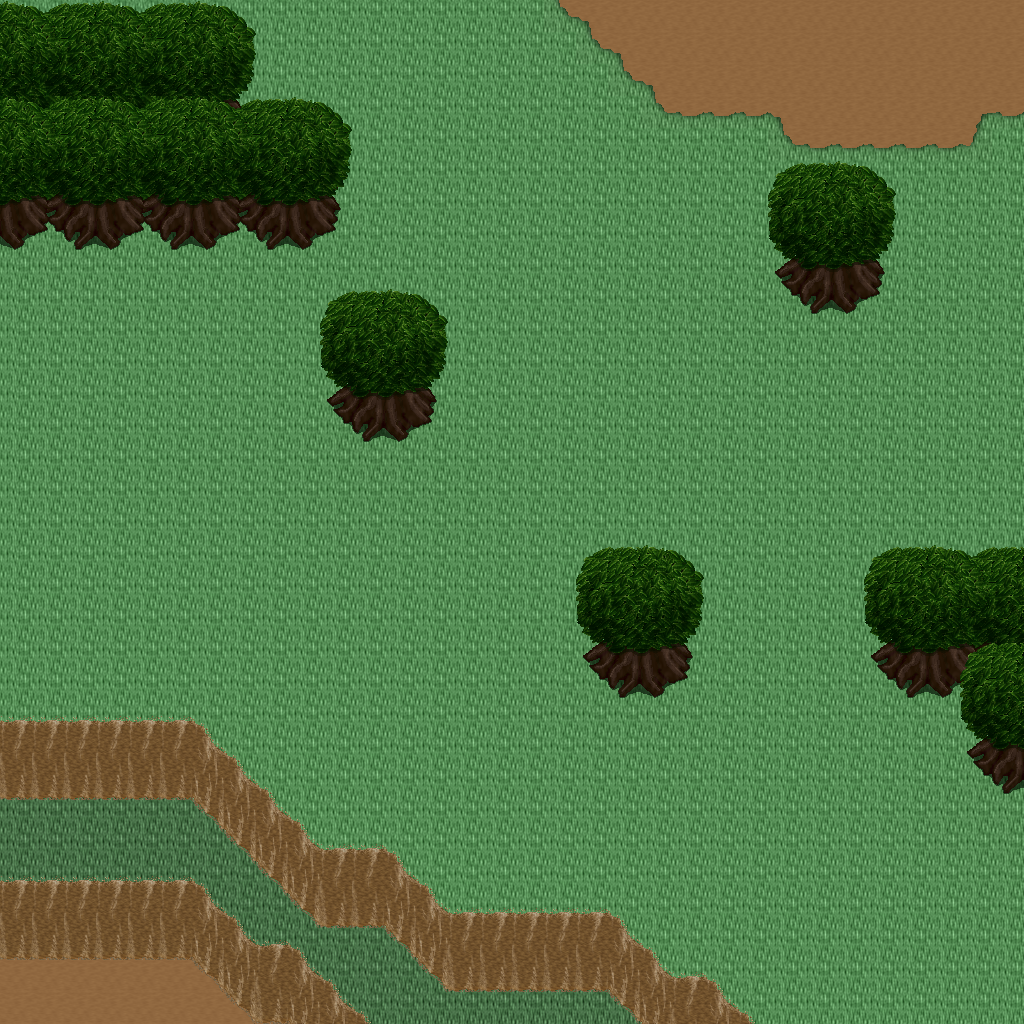

Tiled map render using the project's own tile images. Description and the map definition, with tile-layer contents summarised, below:
An orthogonal 32x32 tile map with 32x32 px tiles, 5 tile layers (Ground, Objects, Objects2, Above, ...), 1 hidden layer not drawn, 21 tilesets.

<map version="1.10" tiledversion="1.11.0" orientation="orthogonal" renderorder="right-down" width="32" height="32" tilewidth="32" tileheight="32" infinite="0" nextlayerid="11" nextobjectid="1">
 <tileset firstgid="1" name="logic_collision" tilewidth="32" tileheight="32" tilecount="1" columns="1">
  <image source="../drawable/logic_collision.png" width="32" height="32" />
 </tileset>
 <tileset firstgid="2" name="ground_ground" tilewidth="32" tileheight="32" tilecount="33" columns="3">
  <image source="../drawable/ground_ground.png" width="96" height="352" />
 </tileset>
 <tileset firstgid="35" name="building_castle" tilewidth="32" tileheight="32" tilecount="320" columns="20">
  <image source="../drawable/building_castle.png" width="640" height="512" />
 </tileset>
 <tileset firstgid="355" name="ground_water_pool" tilewidth="32" tileheight="32" tilecount="72" columns="3">
  <image source="../drawable/ground_water_pool.png" width="96" height="768" />
 </tileset>
 <tileset firstgid="427" name="ground_earth_edges" tilewidth="32" tileheight="32" tilecount="18" columns="6">
  <image source="../drawable/ground_earth_edges.png" width="192" height="96" />
 </tileset>
 <tileset firstgid="445" name="ground_grass_corners" tilewidth="32" tileheight="32" tilecount="24" columns="6">
  <image source="../drawable/ground_grass_corners.png" width="192" height="128" />
 </tileset>
 <tileset firstgid="469" name="ground_grass_edges" tilewidth="32" tileheight="32" tilecount="36" columns="12">
  <image source="../drawable/ground_grass_edges.png" width="384" height="96" />
 </tileset>
 <tileset firstgid="505" name="object_row_boat" tilewidth="32" tileheight="32" tilecount="30" columns="6">
  <image source="../drawable/object_row_boat.png" width="192" height="160" />
 </tileset>
 <tileset firstgid="535" name="item_ropes" tilewidth="32" tileheight="32" tilecount="4" columns="2">
  <image source="../drawable/item_ropes.png" width="64" height="64" />
 </tileset>
 <tileset firstgid="539" name="object_boardwalk" tilewidth="32" tileheight="32" tilecount="36" columns="6">
  <image source="../drawable/object_boardwalk.png" width="192" height="192" />
 </tileset>
 <tileset firstgid="575" name="object_ship" tilewidth="32" tileheight="32" tilecount="368" columns="16">
  <image source="../drawable/object_ship.png" width="512" height="736" />
 </tileset>
 <tileset firstgid="943" name="item_fishing_nets" tilewidth="32" tileheight="32" tilecount="6" columns="3">
  <image source="../drawable/item_fishing_nets.png" width="96" height="64" />
 </tileset>
 <tileset firstgid="949" name="item_fishrods" tilewidth="32" tileheight="32" tilecount="12" columns="4">
  <image source="../drawable/item_fishrods.png" width="128" height="96" />
 </tileset>
 <tileset firstgid="961" name="plant_stump_stump_vertical" tilewidth="32" tileheight="32" tilecount="1" columns="1">
  <image source="../drawable/plant_stump_stump_vertical.png" width="32" height="32" />
 </tileset>
 <tileset firstgid="962" name="item_pot_barrel" tilewidth="32" tileheight="32" tilecount="2" columns="1">
  <image source="../drawable/item_pot_barrel.png" width="32" height="64" />
 </tileset>
 <tileset firstgid="964" name="ground_cobbled_paving" tilewidth="32" tileheight="32" tilecount="1" columns="1">
  <image source="../drawable/ground_cobbled_paving.png" width="32" height="32" />
 </tileset>
 <tileset firstgid="965" name="ground_ladder_vertical_pale" tilewidth="32" tileheight="32" tilecount="5" columns="5">
  <image source="../drawable/ground_ladder_vertical_pale.png" width="160" height="32" />
 </tileset>
 <tileset firstgid="970" name="item_caution_sign" tilewidth="32" tileheight="32" tilecount="1" columns="1">
  <image source="../drawable/item_caution_sign.png" width="32" height="32" />
 </tileset>
 <tileset firstgid="971" name="ground_ridge_earth_dark" tilewidth="32" tileheight="32" tilecount="96" columns="12">
  <image source="../drawable/ground_ridge_earth_dark.png" width="384" height="256" />
 </tileset>
 <tileset firstgid="1067" name="ground_ridge_earth_pale" tilewidth="32" tileheight="32" tilecount="96" columns="12">
  <image source="../drawable/ground_ridge_earth_pale.png" width="384" height="256" />
 </tileset>
 <tileset firstgid="1163" name="plant_tree_tree_darkgreen" tilewidth="32" tileheight="32" tilecount="88" columns="8">
  <image source="../drawable/plant_tree_tree_darkgreen.png" width="256" height="352" />
 </tileset>
 <layer id="1" name="Ground" width="32" height="32">
  <data>[1024 cells, 1024 non-empty, 3 distinct tile ids]</data>
 </layer>
 <layer id="2" name="Objects" width="32" height="32">
  <data>[1024 cells, 205 non-empty, 26 distinct tile ids]</data>
 </layer>
 <layer id="3" name="Objects2" width="32" height="32">
  <data>[1024 cells, 0 non-empty, 0 distinct tile ids]</data>
 </layer>
 <layer id="4" name="Above" width="32" height="32">
  <data>[1024 cells, 114 non-empty, 22 distinct tile ids]</data>
 </layer>
 <layer id="5" name="Above2" width="32" height="32">
  <data>[1024 cells, 0 non-empty, 0 distinct tile ids]</data>
 </layer>
 <layer id="6" name="Walkable" width="32" height="32" visible="0">
  <data>[1024 cells, 157 non-empty, 1 distinct tile ids]</data>
 </layer>
 <objectgroup id="7" name="Mapevents" />
 <objectgroup id="8" name="Spawn" />
 <objectgroup id="9" name="Keys" />
 <objectgroup id="10" name="Replace" />
</map>
